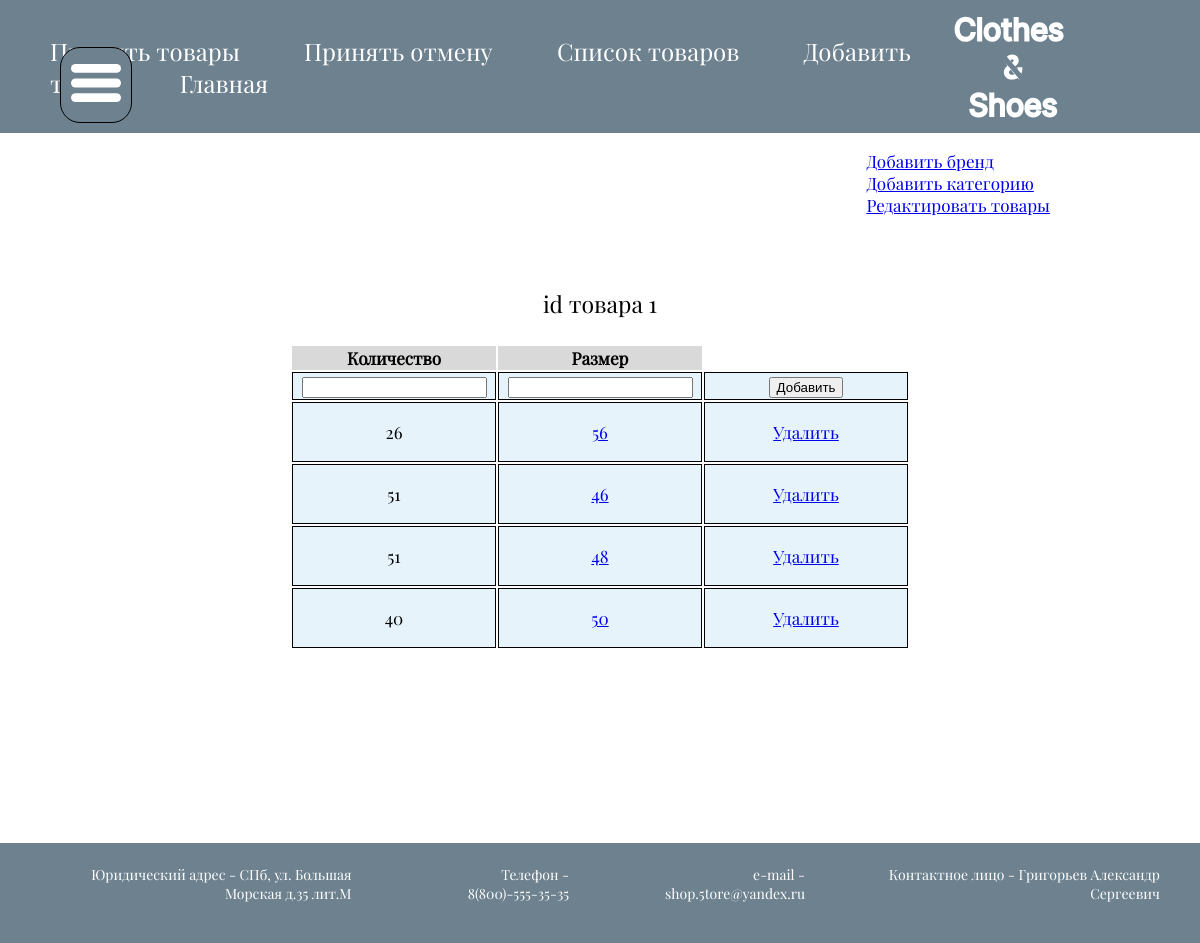
Page /storage/redact_products/on_storage/?id=1 (signed in) on the committed database.
### store/models.py (models this page shows, shortened)
class ProductOnStorage(models.Model):
    product = models.ForeignKey(Product, on_delete=models.CASCADE)
    size = models.CharField(max_length=15)
    count = models.IntegerField(null=True)

### store/views.py (the view)
# urls.py: path('storage/redact_products/on_storage/', views.product_on_storage, name='on_storage'),
def product_on_storage(request):
    user = request.user
    if is_storage_stuff(user.id) or user.is_superuser:
        prod_id = request.GET.get("id")
        size = request.GET.get("size")
        prods = ProductOnStorage.objects.filter(product_id=prod_id)
        if request.method == 'POST':
            form = AddToStorage(request.POST)
            prod = form.save(commit=False)
            product = prod.product_id
            count = prod.count
            size = prod.size
            print(product, count, size)
            add_on_storage(product, count, size)
            return render(request, "storage_stuff/on_storage.html", {'form': form, 'prods': prods, 'id': prod_id})
        else:
            form = AddToStorage(initial={'product': prod_id, 'size': size})
            return render(request, "storage_stuff/on_storage.html", {'form': form, 'prods': prods, 'id': prod_id})
    else:
        return redirect("/")

### store/forms.py
class AddToStorage(forms.ModelForm):
    class Meta:
        model = ProductOnStorage
        fields = ('product', 'count', 'size')

### store/models.py (called while the page is built)
    def __str__(self):
        return self.name

### store/utils.py (called while the page is built)
def is_storage_stuff(user_id):
    try:
        stuff = StuffCategory.objects.get(user_id=user_id, is_storage_stuff=True)
        return True
    except ObjectDoesNotExist:
        return False
    except MultipleObjectsReturned:
        return False

### store/templates/storage_stuff/on_storage.html (shortened to what this page needs)
{% extends "storage_base.html" %}
{% block content %}
    {% if user.is_authenticated %}
<section class="basket_sec">
    <table class="basket_table">
        <caption>id товара {{id}}
      </caption>
        <thead>
        <tr>
            <th>Количество</th>
            <th>Размер</th>
        </tr>
      </thead>
        <tbody>
            <form method="post">
              <td>
                {{ form.count }}
            </td>
            <td>
                {{ form.size }}
            </td>
            <td>
                <input type="submit" value="Добавить">
            </td>
            </form>
        {% for prod in prods%}
        <tr>
            <td>
              {{prod.count}}
            </td>
            <td>
                <a href="/storage/redact_products/on_storage/?id={{prod.product_id}}&size={{prod.size}}">{{prod.size}}</a>
            </td>
            <td>
                <p><a href="/storage/redact_products/on_storage/delete/?id={{prod.id}}&prod_id={{prod.product_id}}">Удалить</a></p>
            </td>
        </tr>
        {% endfor %}
        </tbody>
    </table>
    {% endif %}
{% endblock content %}

### store/static/css/mainStyle.css (style rules this page uses)
body { margin: 0; font-family: 'Regular'; font-size: 17px; }

### store/static/css/basket.css (style rules this page uses)
.basket_table { margin:auto; margin-top: 30px; margin-bottom: 30px; }
.basket_table caption { font-size: 23px; margin: 25px; }
.basket_table td { background: #E6F3FB; border: 1px solid black; width: 200px; text-align: center; }
.basket_table th { background: #D9D9D9; width: 200px; text-align: center; }

### rows in the picture
ProductOnStorage: count "26", size "56"
ProductOnStorage: count "51", size "46"
ProductOnStorage: count "51", size "48"
ProductOnStorage: count "40", size "50"

### other values in the picture
{{ id }} "1"
